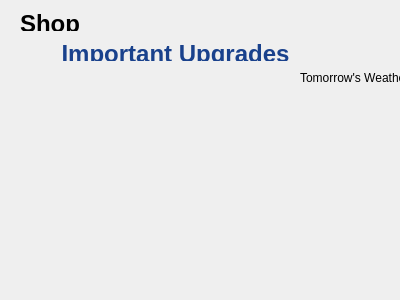
<?xml version="1.0" encoding="UTF-8"?>
<ui version="4.0">
 <class>Dialog</class>
 <widget class="QDialog" name="Dialog">
  <property name="geometry">
   <rect>
    <x>0</x>
    <y>0</y>
    <width>400</width>
    <height>300</height>
   </rect>
  </property>
  <property name="windowTitle">
   <string>Dialog</string>
  </property>
  <widget class="QLabel" name="ImportantUpgrades">
   <property name="geometry">
    <rect>
     <x>60</x>
     <y>40</y>
     <width>231</width>
     <height>21</height>
    </rect>
   </property>
   <property name="text">
    <string>&lt;html&gt;&lt;head/&gt;&lt;body&gt;&lt;p align=&quot;center&quot;&gt;&lt;span style=&quot; font-size:18pt; font-weight:600; color:#19418c;&quot;&gt;Important Upgrades&lt;/span&gt;&lt;/p&gt;&lt;/body&gt;&lt;/html&gt;</string>
   </property>
  </widget>
  <widget class="QLabel" name="Shop">
   <property name="geometry">
    <rect>
     <x>20</x>
     <y>10</y>
     <width>61</width>
     <height>21</height>
    </rect>
   </property>
   <property name="text">
    <string>&lt;html&gt;&lt;head/&gt;&lt;body&gt;&lt;p&gt;&lt;span style=&quot; font-size:18pt; font-weight:600;&quot;&gt;Shop&lt;/span&gt;&lt;/p&gt;&lt;/body&gt;&lt;/html&gt;</string>
   </property>
  </widget>
  <widget class="QLabel" name="Sun">
   <property name="geometry">
    <rect>
     <x>300</x>
     <y>0</y>
     <width>101</width>
     <height>71</height>
    </rect>
   </property>
   <property name="text">
    <string/>
   </property>
  </widget>
  <widget class="QLabel" name="label">
   <property name="geometry">
    <rect>
     <x>300</x>
     <y>70</y>
     <width>101</width>
     <height>16</height>
    </rect>
   </property>
   <property name="text">
    <string>&lt;html&gt;&lt;head/&gt;&lt;body&gt;&lt;p&gt;&lt;span style=&quot; font-size:9pt;&quot;&gt;Tomorrow's Weather&lt;/span&gt;&lt;/p&gt;&lt;/body&gt;&lt;/html&gt;</string>
   </property>
  </widget>
  <widget class="QWidget" name="">
   <property name="geometry">
    <rect>
     <x>20</x>
     <y>150</y>
     <width>351</width>
     <height>20</height>
    </rect>
   </property>
   <layout class="QHBoxLayout" name="horizontalLayout">
    <item>
     <widget class="QLabel" name="label_2">
      <property name="text">
       <string>Brain Power</string>
      </property>
     </widget>
    </item>
    <item>
     <widget class="QLabel" name="label_3">
      <property name="text">
       <string>Resistance</string>
      </property>
     </widget>
    </item>
    <item>
     <widget class="QLabel" name="label_4">
      <property name="text">
       <string>Control</string>
      </property>
     </widget>
    </item>
   </layout>
  </widget>
  <widget class="QWidget" name="">
   <property name="geometry">
    <rect>
     <x>20</x>
     <y>270</y>
     <width>351</width>
     <height>20</height>
    </rect>
   </property>
   <layout class="QHBoxLayout" name="horizontalLayout_2">
    <item>
     <widget class="QLabel" name="label_5">
      <property name="text">
       <string>Fuel Tank</string>
      </property>
     </widget>
    </item>
    <item>
     <widget class="QLabel" name="label_6">
      <property name="text">
       <string>Pet Strength</string>
      </property>
     </widget>
    </item>
    <item>
     <widget class="QLabel" name="label_7">
      <property name="text">
       <string>Mineral Rate</string>
      </property>
     </widget>
    </item>
   </layout>
  </widget>
 </widget>
 <layoutdefault spacing="6" margin="11"/>
 <resources/>
 <connections/>
</ui>
